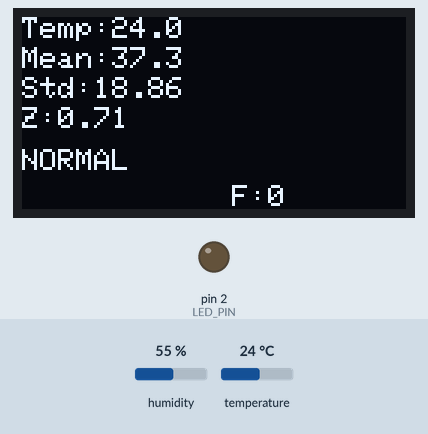
Bench run of a sketch on a simulated Arduino Uno, built with avr-gcc and run on an emulated ATmega328P. Parts: 128×64 one-colour display, output pins drawn as LEDs (lit = HIGH). Inputs (shaded band) come from the test bench; at power-on: temperature 24 °C, humidity 55 %. What the sketch prints to the serial monitor is not drawn.

Above: at 4.7 s.
4.8 s: temperature set to 12 °C
At 10.9 s:
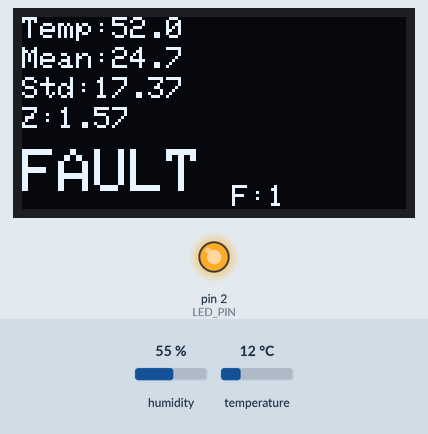
11.0 s: temperature set to 19 °C
At 13.1 s:
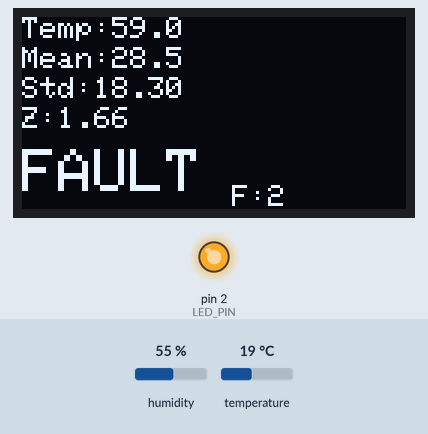
14.1 s: temperature set to 28 °C
At 15.2 s:
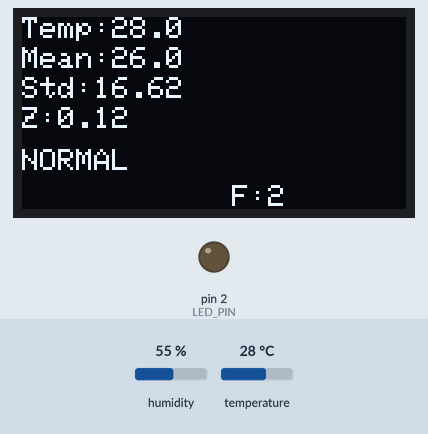
Timing chart, 0 to 22.9 s (numbered marks = the images above; inputs shaded):
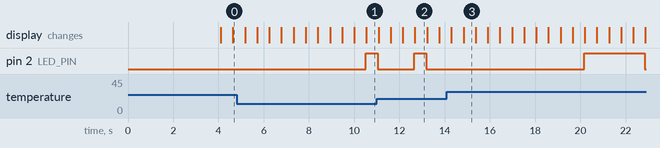

Measured:
- what the display in image 2 shows lasts 0.5 s, from 12.7 s to 13.2 s

The sketch:

sketch.ino
```cpp
#include <DHT.h>
#include <Wire.h>
#include <Adafruit_GFX.h>
#include <Adafruit_SSD1306.h>

#define DHT_PIN 15
#define LED_PIN 2
#define DHT_TYPE DHT22

#define WINDOW_SIZE 20
#define Z_THRESHOLD 1.5f

DHT dht(DHT_PIN, DHT_TYPE);
Adafruit_SSD1306 oled(128, 64, &Wire, -1);

float buf[WINDOW_SIZE];
int writeIdx = 0;
int sampleCnt = 0;
int faultTotal = 0;
unsigned long startMs = 0;

float rollingMean() {
  int n = min(sampleCnt, WINDOW_SIZE);
  float s = 0;

  for (int i = 0; i < n; i++) {
    s += buf[i];
  }

  return s / n;
}

float rollingStdDev(float mean) {
  int n = min(sampleCnt, WINDOW_SIZE);
  float s = 0;

  for (int i = 0; i < n; i++) {
    s += pow(buf[i] - mean, 2);
  }

  return sqrt(s / n);
}

void setup() {
  Serial.begin(115200);

  dht.begin();

  pinMode(LED_PIN, OUTPUT);
  digitalWrite(LED_PIN, LOW);

  if (!oled.begin(SSD1306_SWITCHCAPVCC, 0x3C)) {
    while (true);
  }

  oled.clearDisplay();
  oled.setTextColor(SSD1306_WHITE);
  oled.setTextSize(1);

  oled.setCursor(10, 10);
  oled.println("Edge Fault Detector");

  oled.setCursor(10, 26);
  oled.println("ESP32 + DHT22");

  oled.setCursor(10, 40);
  oled.println("Initializing...");

  oled.display();

  delay(2000);

  startMs = millis();

  Serial.println("TIME_S,TEMP_C,MEAN_C,STDDEV,ZSCORE,FAULT");
}

void loop() {

  float rawTemp = dht.readTemperature();

  if (isnan(rawTemp)) {
    delay(500);
    return;
  }

  float t = millis() / 1000.0f;

  float injection = 0;

  if (fmod(t, 10.0) < 3.0) {
    injection = 40.0f;
  }

  float measured = rawTemp + injection;

  buf[writeIdx % WINDOW_SIZE] = measured;

  writeIdx++;
  sampleCnt++;

  if (sampleCnt < 5) {
    delay(500);
    return;
  }

  float m = rollingMean();
  float sd = rollingStdDev(m);

  float z = (sd > 0.01f)
              ? fabs(measured - m) / sd
              : 0.0f;

  bool fault = (z > Z_THRESHOLD);

  if (fault) {
    faultTotal++;
  }

  digitalWrite(LED_PIN, fault);

  float elapsed = (millis() - startMs) / 1000.0f;

  oled.clearDisplay();

  oled.setTextSize(1);

  oled.setCursor(0, 0);
  oled.print("Temp:");
  oled.print(measured, 1);

  oled.setCursor(0, 10);
  oled.print("Mean:");
  oled.print(m, 1);

  oled.setCursor(0, 20);
  oled.print("Std:");
  oled.print(sd, 2);

  oled.setCursor(0, 30);
  oled.print("Z:");
  oled.print(z, 2);

  oled.setCursor(0, 44);

  if (fault) {
    oled.setTextSize(2);
    oled.println("FAULT");
    oled.setTextSize(1);
  } else {
    oled.print("NORMAL");
  }

  oled.setCursor(70, 56);
  oled.print("F:");
  oled.print(faultTotal);

  oled.display();

  Serial.print(elapsed, 2);
  Serial.print(",");
  Serial.print(measured, 2);
  Serial.print(",");
  Serial.print(m, 2);
  Serial.print(",");
  Serial.print(sd, 2);
  Serial.print(",");
  Serial.print(z, 2);
  Serial.print(",");
  Serial.println(fault ? 1 : 0);

  delay(500);
}
```
